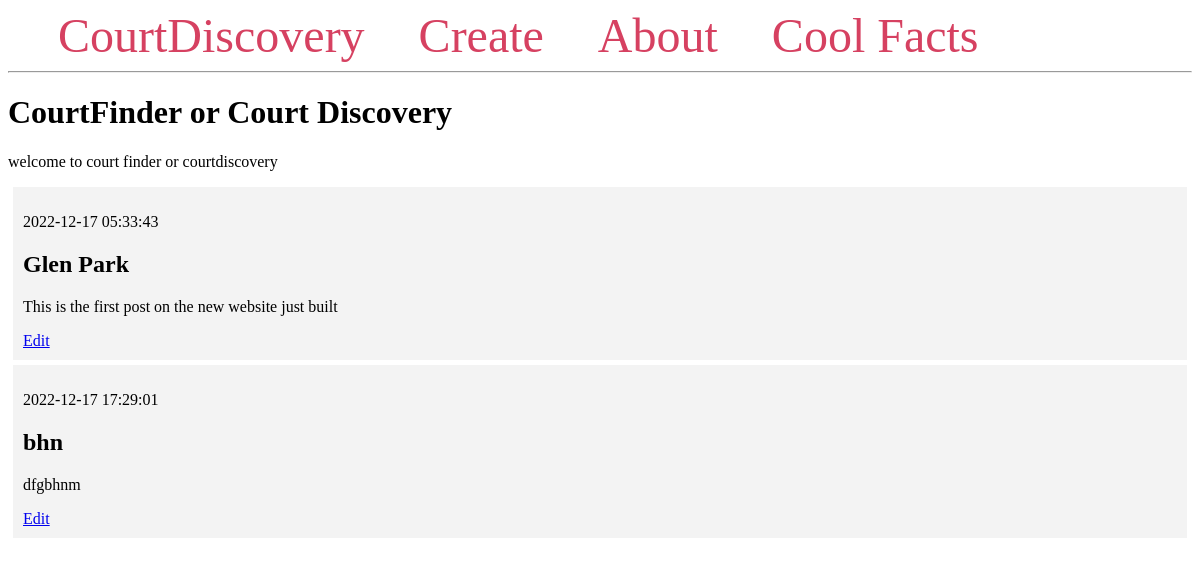
The app's page /, older data.
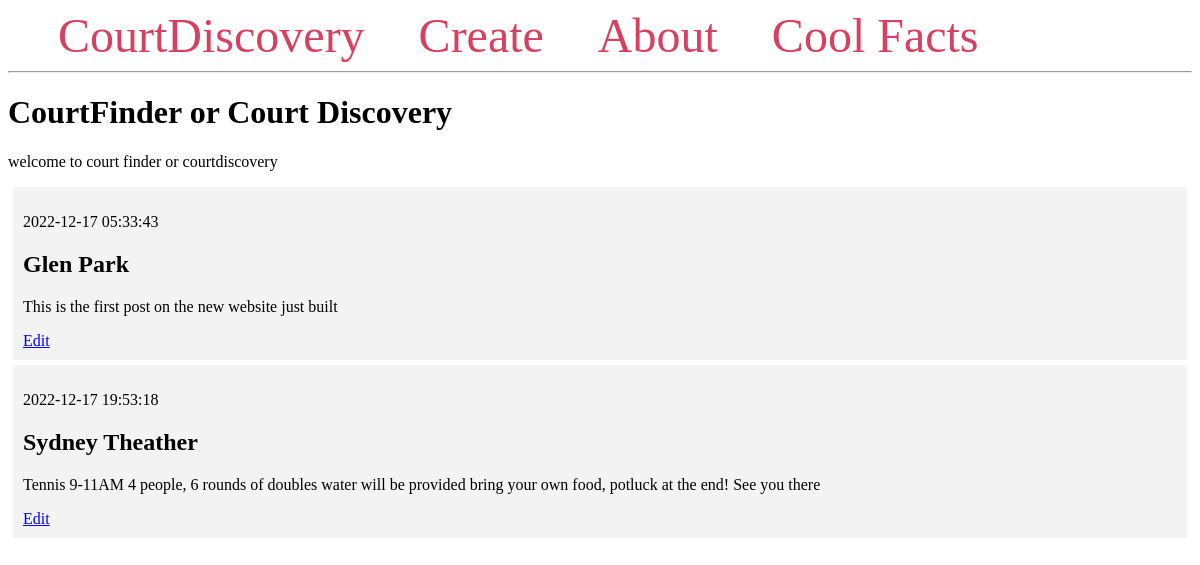
The same page, newer data.
### tables this page shows
CREATE TABLE posts (
    id INTEGER PRIMARY KEY AUTOINCREMENT,
    created TIMESTAMP NOT NULL DEFAULT CURRENT_TIMESTAMP,
    title TEXT NOT NULL,
    content TEXT NOT NULL
);

### index.py (the view)
@app.route('/')
def index():
    conn = get_db_connection()
    posts = conn.execute('SELECT * FROM posts').fetchall()
    conn.close()
    return render_template('index.html', posts=posts)

### index.py (called while the page is built)
def get_db_connection():
    conn = sqlite3.connect('database.db')
    conn.row_factory = sqlite3.Row
    return conn

### templates/index.html
{% extends 'base.html' %}
{% block content %}
    <h1>{% block title %} CourtFinder or Court Discovery {% endblock %}</h1>
    <p>welcome to court finder or courtdiscovery
    {% for post in posts %}
        <div class='post'>
            <p>{{ post['created'] }}</p>
            <h2>{{ post['title'] }}</h2>
            <p>{{ post['content'] }}</p>
            <a href="{{ url_for('edit', id=post['id']) }}">Edit</a>
        </div>
    {% endfor %}
{% endblock %}

Row changes from the older to the newer data that the page shows:
removed posts: created "2022-12-17 17:29:01", title "bhn", content "dfgbhnm"
added posts: created "2022-12-17 19:53:18", title "Sydney Theather", content "Tennis 9-11AM 4 people, 6 rounds of doubles water will be provided bring your own food, potluck at the end! See you there"
